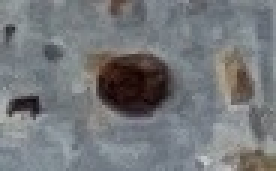
#> input picture zdo2021/varoaza.jpg, 92 x 57 px (shown 3 times larger); its folder holds only this picture in this run
$ python -i podpurne_funkce.py   (imports and definitions only)
#> lines starting #> are read from the running program, lines starting #| are printed output that depends on the picture; after the words box and inside, x2 and y2 are one past the last pixel; in counts of white or black regions, pixels touching at a corner belong together
#> further down, picture is the input picture: shape (57, 92, 3); mean B, G, R 122.9, 120, 117.3
def najdi_brouka(image):
    import scipy
    import skimage
    import skimage.io
    import skimage.morphology
    import matplotlib.pyplot as plt
    import cv2
    from skimage.filters import threshold_otsu, threshold_local, threshold_multiotsu
    import numpy as np
    from skimage import morphology
    import skimage.measure
    import copy

#     URL = 'D:\\ZČU\\ZDO\\Varroaza\\images\\Original_616_image.jpg'
#     imrgb = skimage.io.imread(URL)

    # konverze obrazku do cernobile pro dalsi zpracovani
    imrgb = image
    img = cv2.cvtColor(imrgb, cv2.COLOR_BGR2GRAY)

    # urceni spodni a horni meze pro kazdou slozku z RGB, filtrace ostatnich barev
    lower_color = np.array([0,0,0])
    upper_color = np.array([80,80,60])
    mask = cv2.inRange(imrgb, lower_color, upper_color)
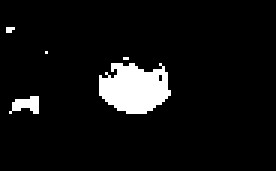
#> mask: shape (57, 92) (shown 3 times larger); 6.6% white; 5 white regions (3 under 20 px), largest, box (x1, y1, x2, y2) and area: (33, 21, 57, 38) 300, (3, 32, 13, 38) 38

    # morfologicke operace
    mask = scipy.ndimage.morphology.binary_opening(mask,iterations=2)
#> mask: shape (57, 92) bool; 5.3% white; 2 white regions (1 under 20 px), largest, box (x1, y1, x2, y2) and area: (33, 21, 57, 38) 266
    mask = scipy.ndimage.morphology.binary_closing(mask,iterations=3)
    mask = scipy.ndimage.morphology.binary_dilation(mask,iterations=3)
#> mask: shape (57, 92) bool; 9.6% white; 2 white regions, box (x1, y1, x2, y2) and area: (30, 18, 60, 41) 440, (5, 29, 16, 40) 61
    mask = scipy.ndimage.morphology.binary_erosion(mask,iterations=2)
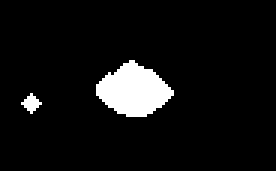
#> mask: shape (57, 92) bool (shown 3 times larger); 6.6% white; 2 white regions, box (x1, y1, x2, y2) and area: (32, 20, 58, 39) 320, (7, 31, 14, 38) 25
    mask = mask.clip(max=1)


#     plt.imshow(mask)
#     skimage.io.imsave("mask.jpg", mask)

    # Otsuovo prahovani na cernobily obrazek, 4 skupiny, pouziti te nejtmavsi
    thresh = threshold_multiotsu(img, 4)
#> thresh = [65, 110, 135]
    otsu = img < thresh[0]
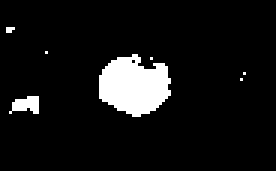
#> otsu: shape (57, 92) bool (shown 3 times larger); 7.8% white; 7 white regions (5 under 20 px), largest, box (x1, y1, x2, y2) and area: (33, 18, 57, 39) 360, (3, 32, 13, 38) 41

    # morfologicke operace se zbytkem po Otsuovi
    morf_otsu = scipy.ndimage.morphology.binary_closing(otsu,iterations=3) # mozna
#> morf_otsu: shape (57, 92) bool; 8% white; 6 white regions (4 under 20 px), largest, box (x1, y1, x2, y2) and area: (33, 18, 57, 39) 375, (3, 32, 13, 38) 41
    morf_otsu = scipy.ndimage.morphology.binary_erosion(morf_otsu,iterations=1)
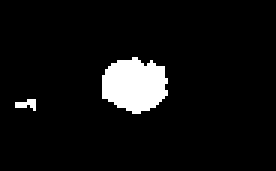
#> morf_otsu: shape (57, 92) bool (shown 3 times larger); 6.3% white; 2 white regions (1 under 20 px), largest, box (x1, y1, x2, y2) and area: (34, 19, 56, 38) 313
    morf_otsu = morf_otsu.astype(int)

    # spojeni cernobile a barevne masky
    kombi = np.multiply(mask, morf_otsu)
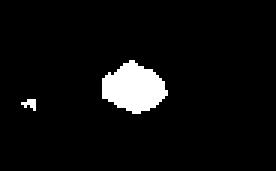
#> kombi: shape (57, 92) int64 (shown 3 times larger); values 0 (black) and 1 (white), 5.3% white; 2 white regions (1 under 20 px)

    # labeling spojene masky
    all_labels = morphology.label(kombi).astype(int)
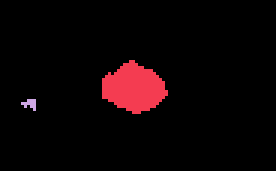
#> all_labels: shape (57, 92) int64 (shown 3 times larger); 3 distinct labels, from 0 to 2; one colour per label, 0 black

    # ziskani informaci o jednotlivych regionech
    props = skimage.measure.regionprops(all_labels)
#> props = 2 regions; box (x1, y1, x2, y2) and area: (34, 20, 56, 38) 265, (7, 33, 12, 37) 12

    # priprava poli pro ulozeni zajimavych regionu, nejdrive filtrace pomoci obsahu, pote podle ostatnich vlastnosti
    Kandidati = []
    Klestici = []

    # filtrace podle oblasti
    for prop in props:
        if prop.area > 120 and prop.area < 350:
            Kandidati.append(prop)
#> this loop made 2 passes
#> after the loop, Kandidati = 1 regions; box (x1, y1, x2, y2) and area: (34, 20, 56, 38) 265

    # filtrace podle vlastnosti, ktere jsou charakteristicke pro klestiky
    for k in Kandidati:
        if k.eccentricity > 0.4 and k.eccentricity < 0.85: #< ------- kulaty ma 0.4, klidne az k 0.8
            if k.major_axis_length > 15 and k.major_axis_length < 30: #<------------ zatim 19 az 23
                if k.minor_axis_length > 11 and k.minor_axis_length < 18: #<------------ zatim 14 az 18
                    if k.perimeter > 35 and k.perimeter < 110: #<------------ mozna mensi spodni mez, mozna vetsi horni mez
                        Klestici.append(k)
#> this loop made 1 pass
#> after the loop, Klestici has the same summary as Kandidati


    vysledek = np.ascontiguousarray(imrgb)
    maska = np.zeros_like(img)
    for klestik in Klestici:
        y = (int(klestik.centroid[0])-10, int(klestik.centroid[0])+10)
        x = (int(klestik.centroid[1])-10, int(klestik.centroid[1])+10)

        for j in range(len(klestik.coords)):
            bod_y = klestik.coords[j][0]
            bod_x = klestik.coords[j][1]
            maska[bod_y][bod_x] = 255
#> this loop made 1 pass
#> (y, x) on pass 1: ((18, 38), (34, 54))
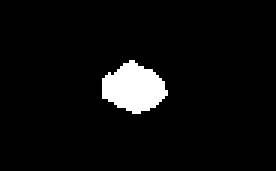
#> maska: shape (57, 92) (shown 3 times larger); 5.1% white; 1 white region, box (x1, y1, x2, y2) and area: (34, 20, 56, 38) 265
#         vysledek = cv2.rectangle(vysledek, (x[0],y[0]), (x[1],y[1]), (255,0,0), 2)


    return maska

def pavel_detector(img_rgb):
    import os
    import cv2
    import numpy as np
    from matplotlib import pyplot as plt
    import skimage.io

    counter = 0
    #img_rgb = cv2.imread('ZDO_data\\images\\Original_608_image.jpg', cv2.IMREAD_COLOR)
    img_gray = cv2.cvtColor(img_rgb, cv2.COLOR_BGR2GRAY)
    #img = cv2.cvtColor(img_rgb, cv2.COLOR_RGB2BGR)
    h_img, w_img = img_gray.shape[::]
    mask = np.zeros((h_img,w_img))
    for name in os.listdir('ZDO_data\\templates'):
        #if counter%10==0:
        #    print(counter)

        template = cv2.imread('ZDO_data\\templates\\'+name,0)
        h, w = template.shape[::]

        res = cv2.matchTemplate(img_gray, template, cv2.TM_CCOEFF_NORMED)
        #plt.imshow(res, cmap='gray')

        threshold = 0.8 #Pick only values above 0.8. For TM_CCOEFF_NORMED, larger values = good fit.

        loc = np.where( res >= threshold)
        #Outputs 2 arrays. Combine these arrays to get x,y coordinates - take x from one array and y from the other.

        #Reminder: ZIP function is an iterator of tuples where first item in each iterator is paired together,
        #then the second item and then third, etc.

        for pt in zip(*loc[::-1]):   #-1 to swap the values as we assign x and y coordinate to draw the rectangle.
            #Draw rectangle around each object. We know the top left (pt), draw rectangle to match the size of the template image.
            #cv2.rectangle(img, pt, (pt[0] + w, pt[1] + h), (0, 0, 255), 2)  #Red rectangles with thickness 2.
            mask[pt[1]:pt[1]+w, pt[0]:pt[0]+h]=1

        counter +=1
    #cv2.imwrite('ZDO_data\\result.jpg', img)
    return mask

>>> import cv2
>>> picture = cv2.imread('varoaza.jpg')
>>> result = najdi_brouka(picture)
